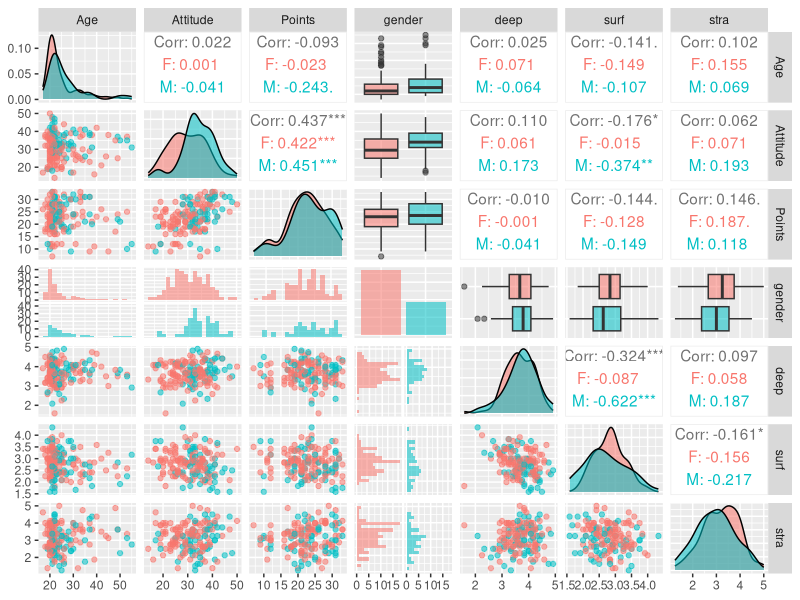
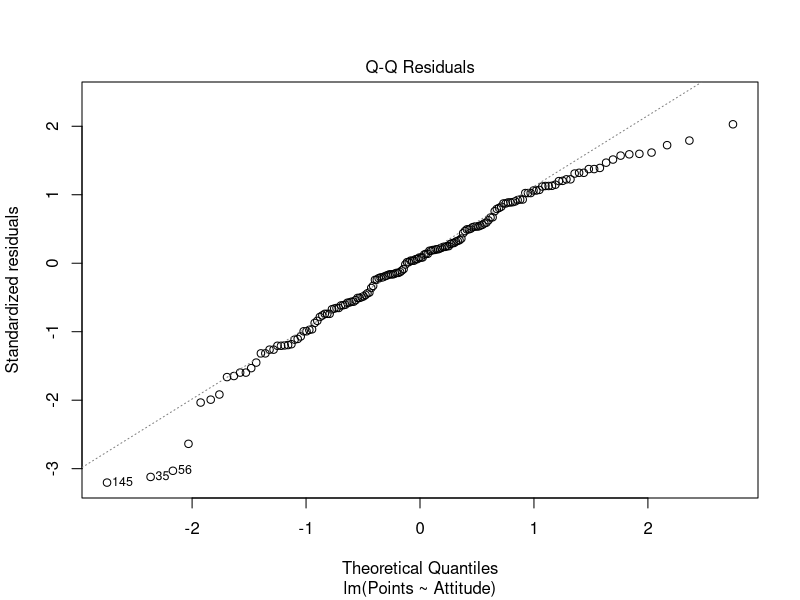
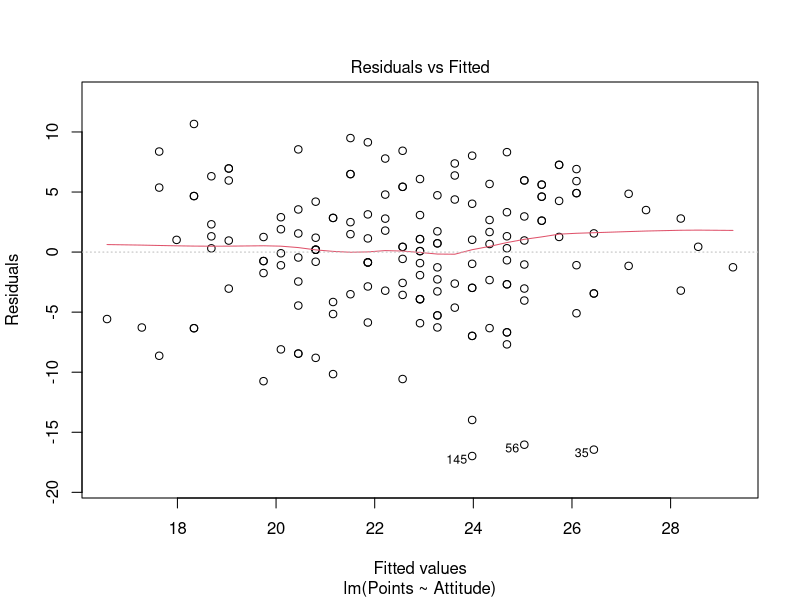
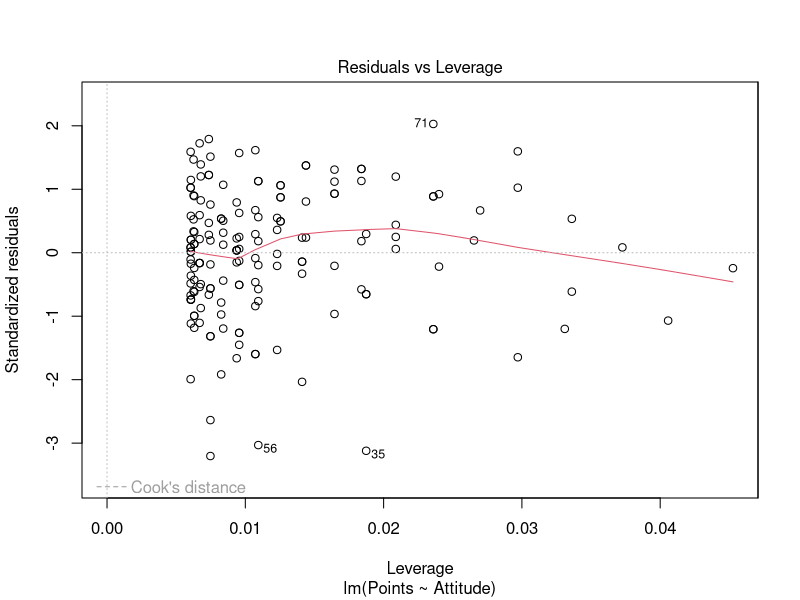

These figures' R source, in order:
## ---- chunk 1
l14 <- read.csv("data/learning2014.csv")
str(l14)
dim(l14)
head(l14)
## ---- chunk 2
sapply(l14[,-4], range)
sapply(l14[,-4], mean)
## ---- chunk 3
table(l14$gender)
## ---- chunk 4
library(GGally)
library(ggplot2)
p_expl.l14 <- ggpairs(l14, mapping = aes(col=gender, alpha=0.3), lower = list(combo = wrap("facethist", bins = 20)))
p_expl.l14
## ---- chunk 5
lmod1 <- lm(Points ~ Attitude + gender + Age, data=l14)
summary(lmod1)
## ---- chunk 6
lmod2 <- lm(Points ~ Attitude, data=l14)
summary(lmod2)
## ---- chunk 7
plot(lmod2, which=2)
## ---- chunk 8
plot(lmod2, which=1)
## ---- chunk 9
plot(lmod2, which=5)
